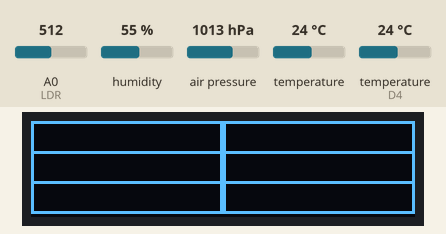
This sketch was run on a simulated ESP8266 (NodeMCU). Parts: 128×32 one-colour display. The test bench sets the inputs (shaded band); at power-on: A0 (LDR) = 512, humidity 55 %, air pressure 1013 hPa, temperature 24 °C, temperature (sensor on D4) 24 °C. The local clock reads 2024-03-15 10:24:30 at power-on unless the sketch sets it; storage starts empty; what the sketch prints to the serial monitor is not drawn.

Above: at 1.1 s.

The sketch:

sketch-v0.3b3.ino
```cpp
/*
 * a mica NodeMCU 1.0 v3ESP8266
 * A0 ---> Salida módulo LDR
 * D1 // gpio5 ---> SCL ---> RTC DS1307 + oled ssd1306 132x28 + BMP2280
 * D2 // gpio4 ---> SDA ---> RTC DS1307 + oled ssd1306 132x28 + BMP2280
 * D3 // gpio ---> res4.7k a vcc +
 * D4 // gpio2 ---> res4.7k a vcc + ---> DHT out
 * D5 // gpio14 ---> SCLK ---> Modulo // adaptador MicroSD Tarjeta
 * D6 // gpio12 ---> MISO ---> Modulo // Adaptador Tarjeta MicroSD
 * D7 // gpio13 ---> MOSI ---> Modulo // Adaptador Tarjeta MicroSD
 * D8 // gpio15 ---> res10k a gnd ---> Módulo CC / SS // Tarjeta adaptadora MicroSD
*/

#include <Wire.h>         // incluir libreria para I2C
#include <SPI.h>           // incluir libreria para SPI

#include <RTClib.h>      // incluir libreria para RTC
RTC_DS1307 rtc;     // llama al RTC_DS1307 como rtc
//#define RTC_I2C_ADDRESS 0x68 //
//#define RTC_EEPROM_I2C_ADDRESS 0x50 //

#include <SD.h>         // incluir libreria para SD
const int chipSelect = D8; // // chip esclavo SD puerto SPI - en el uno pin 4 - en el esp8266 nodemcu 1.0 v3 pin D8 gpio15
File myFile;// buscar encontrar o crear archivo en raiz sd

#include <Adafruit_GFX.h>   // libreria para pantallas graficas
#include <Adafruit_SSD1306.h>   // libreria para controlador SSD1306
#define OLED_I2C_ADDRESS 0x3C  //
#define OLED_RESET -1      // necesario por la libreria pero no usado
#define ANCHO 128     // reemplaza ocurrencia de ANCHO por 128
#define ALTO 32       // reemplaza ocurrencia de ALTO por 32
Adafruit_SSD1306 oled(ANCHO, ALTO, &Wire, OLED_RESET);  // crea objeto

#include <DHT.h> // incluir libreria DHT sensor
#define DHTPIN D4 // sensor en pin D4
#define DHTTYPE DHT11   // DHT11 DHT21 DHT22
DHT dht(DHTPIN, DHTTYPE);  // crea objeto

#include <Adafruit_Sensor.h>  // incluir libreria sensores unificados
#include <Adafruit_BMP280.h>  // incluir libreria sensor BMP280
#define BMP280_I2C_ADDRESS  0x77  //  0x76
Adafruit_BMP280 bmp;  // crea objeto


#define LDR A0

////////////////////////////////////////////////////////////////////////////////////////////////////////////

void setup () {
  Serial.begin(9600); {}   // inicializa comunicacion serial a 9600 bps
  Serial.println(F("Iniciando:"));
  Wire.begin(D2 , D1);   // configurar serial i2c en pines(sda, scl)
  delay (1000);

  if (!rtc.begin()) {       // sino inicializa modulo con direccion I2C definida previamente
    Serial.println(F("Modulo RTC fallo"));  // muestra mensaje de error
    return;         // se sale regresando el programa
  }
  rtc.adjust(DateTime(F(__DATE__), F(__TIME__)));
  Serial.print(F("Modulo RTC iniciado correctamente")); // muestra mensaje de confirmacion

  if (!SD.begin(chipSelect)) {       // sino inicia el modulo
    Serial.println(F("Modulo SD fallo"));  // muestra mensaje de error
    return;         // se sale regresando el programa
  }
  Serial.print(F("Modulo SD iniciado correctamente")); // muestra mensaje confirmacion
  myFile = SD.open("DATA.txt", FILE_WRITE); //abrir sd, buscar crear archivo y abrir modo escritura
  if (myFile) { //para tratar el archivo
    Serial.println(F("Archivo abierto correctamente"));
    myFile.println("Fecha, Hora, Temperatura DHT ºC, Temperatura BMP ºC, Humedad %, Presion hPa, Altitud M, Luminosidad"); //imprimir en el archivo los siguientes encabezados.
    myFile.close(); //cerrmos el archivo.
  }

if (!oled.begin(SSD1306_SWITCHCAPVCC, OLED_I2C_ADDRESS)); { // sino inicializa modulo con direccion I2C definida previamente
    Serial.println(F("Modulo Display fallo"));  // muestra mensaje de error
    return;         // se sale regresando el programa
   }
   Serial.print(F("Modulo Display iniciado correctamente"));// muestra mensaje confirmacion

  if (!bmp.begin(BMP280_I2C_ADDRESS)) {       // sino inicializa modulo con direccion I2C definida previamente
    Serial.println(F("Modulo BMP fallo"));  // muestra mensaje de error
    return;         // se sale regresando el programa
  }
  Serial.print(F("Modulo BMP iniciado correctamente")); // muestra mensaje de confirmacion

  /* if (!dht.begin()) {       // sino inicializa modulo con direccion I2C definida previamente
      Serial.println(F("Modulo DHT fallo"));  // muestra mensaje de error
      return;         // se sale regresando el programa
    }
  */
  dht.begin();
  Serial.println(F("Modulo DHT iniciado correctamente")); // muestra mensaje de confirmacion y tiempo trascurrido menos espera inicial
}
////////////////////////////////////////////////////////////////////////////////////////////////////////////

void formatoPantalla() {
  oled.clearDisplay();      // limpia pantalla
  oled.drawRect(0, 0, 64, 11, WHITE); // dibuja rectangulo
  oled.drawRect(64, 0, 64, 11, WHITE); // dibuja rectangulo
  oled.drawRect(0, 10, 64, 11, WHITE); // dibuja rectangulo
  oled.drawRect(64, 10, 64, 11, WHITE); // dibuja rectangulo
  oled.drawRect(0, 20, 64, 11, WHITE); // dibuja rectangulo
  oled.drawRect(64, 20, 64, 11, WHITE); // dibuja rectangulo
/*
  oled.setCursor(5, 3);   // ubica cursor en coordenadas 28,34
  oled.setTextSize(2);      // establece tamano de texto en 2
  oled.setTextColor(WHITE);   // establece color al unico disponible (pantalla monocromo)
  oled.print("--->FC<---");     // escribe texto
  oled.setCursor(12, 15);   // ubica cursor en coordenadas 28,34
  oled.setTextSize(2);      // establece tamano de texto en 2
  oled.setTextColor(WHITE);   // establece color al unico disponible (pantalla monocromo)
  oled.print("servicios");     // escribe texto
*/
  oled.display();     // muestra en pantalla todo lo establecido anteriormente
}

void loggingTiempo() {
  DateTime now = rtc.now();
  myFile = SD.open("DATA.txt", FILE_WRITE);
  if (myFile) {
    myFile.print(now.year(), DEC);
    myFile.print('/');
    myFile.print(now.month(), DEC);
    myFile.print('/');
    myFile.print(now.day(), DEC);
    myFile.print(',');
    myFile.print(now.hour(), DEC);
    myFile.print(':');
    myFile.print(now.minute(), DEC);
    myFile.print(':');
    myFile.print(now.second(), DEC);
    myFile.print(",");
  }

  //consola log
  Serial.println(F("Archivo abierto correctamente"));
  Serial.print(now.year(), DEC);
  Serial.print('/');
  Serial.print(now.month(), DEC);
  Serial.print('/');
  Serial.println(now.day(), DEC);
  Serial.print(now.hour(), DEC);
  Serial.print(':');
  Serial.print(now.minute(), DEC);
  Serial.print(':');
  Serial.println(now.second(), DEC);
  Serial.println("guardado con éxito");
  myFile.close();
  delay(1000);
}

void loggingTemperaturaDHT() {

  float t = dht.readTemperature(); // Leer la temperatura en grados Celsius
  // float f = dht.readTemperature(true);  //Leer la temperatura como Fahrenheit

  //Compruebe si alguna lectura falló y salga antes (para volver a intentarlo).
  if  (isnan(t) /*|| isnan(f)*/) {
    Serial.println(F("Error al leer temperatura del sensor DHT!"));
    return;
  }

  //consola log
  Serial.print(F("Temperatura DHT: "));
  Serial.print(t);
  Serial.println(" °C");
  //Serial.print(f);
  //Serial.println(" *F\t");

  myFile = SD.open("DATA.txt", FILE_WRITE);
  if (myFile) {
    Serial.println("abrir con éxito");
    myFile.print(t);
    myFile.print(",");
  }
  myFile.close();
  Serial.println("guardado con éxito");
}

void logginTemperaturaBMP() {

  float tb = bmp.readTemperature();

  //Compruebe si alguna lectura falló y salga antes (para volver a intentarlo).
  if  (isnan(tb)) {
    Serial.println(F("Error al leer Temperatura del sensor BMP!"));
    return;
  }

  //consola log
  Serial.print(F("Temperatura BMP: "));
  Serial.print(tb);
  Serial.println(F(" °C"));


  myFile = SD.open("DATA.txt", FILE_WRITE);
  if (myFile) {
    Serial.println(F("abrir con éxito"));
    myFile.print(tb);
    myFile.print(",");
  }
  myFile.close();
  Serial.println("guardado con éxito");
}

void loggingHumedad() {

  float h = dht.readHumidity();

  //Compruebe si alguna lectura falló y salga antes (para volver a intentarlo).
  if  (isnan(h)) {
    Serial.println(F("Error al leer humedad del sensor!"));
    return;
  }

  //consola log
  Serial.print(F("Humedad: "));
  Serial.print(h);
  Serial.println(F("%"));


  myFile = SD.open("DATA.txt", FILE_WRITE);
  if (myFile) {
    Serial.println(F("abrir con éxito"));
    myFile.print(h);
    myFile.print(",");
  }
  myFile.close();
  Serial.println("guardado con éxito");
}

void logginPresion() {

  float p = bmp.readPressure() / 100;

  //Compruebe si alguna lectura falló y salga antes (para volver a intentarlo).
  if  (isnan(p)) {
    Serial.println(F("Error al leer Presion del sensor BMP!"));
    return;
  }

  //consola log
  Serial.print(F("Presion: "));
  Serial.print(p);
  Serial.println(F("mb/hPa"));


  myFile = SD.open("DATA.txt", FILE_WRITE);
  if (myFile) {
    Serial.println(F("abrir con éxito"));
    myFile.print(p);
    myFile.print(",");
  }
  myFile.close();
  Serial.println("guardado con éxito");
}

void logginAltitud() {

  float a = bmp.readAltitude(1016); // (1013.25) obtener por localizacion, o ir ajustando situandolo desde el nivel del suelo.

  //Compruebe si alguna lectura falló y salga antes (para volver a intentarlo).
  if  (isnan(a)) {
    Serial.println(F("Error al leer Presion del sensor BMP!"));
    return;
  }

  //consola log
  Serial.print(F("Altitud: "));
  Serial.print(a);
  Serial.println(F("M."));


  myFile = SD.open("DATA.txt", FILE_WRITE);
  if (myFile) {
    Serial.println(F("abrir con éxito"));
    myFile.print(a);
    myFile.print(",");
  }
  myFile.close();
}

void logginLuz() {

  pinMode (LDR, INPUT);
  int L = analogRead(LDR);

  //Compruebe si alguna lectura falló y salga antes (para volver a intentarlo).
  if  (isnan(L)) {
    Serial.println(F("Error al leer Luminosidad!"));
    return;
  }

  //consola log
  Serial.print(F("Luminosidad: "));
  Serial.print(L);
  Serial.println(F(" Luz"));


  myFile = SD.open("DATA.txt", FILE_WRITE);
  if (myFile) {
    Serial.println(F("abrir con éxito"));
    myFile.print(L);
    myFile.println(",");
  }
  myFile.close();
  Serial.println("guardado con éxito");
}

////////////////////////////////////////////////////////////////////////////////////////////////////////////

void loop() {
  formatoPantalla();
  delay(1000);
  loggingTiempo();
  delay(1000);
  loggingTemperaturaDHT();
  delay(1000);
  logginTemperaturaBMP();
  delay(1000);
  loggingHumedad();
  delay(1000);
  logginPresion();
  delay(1000);
  logginAltitud();
  delay(1000);
  logginLuz();
  delay(1000);
  delay(5000);
}
```
